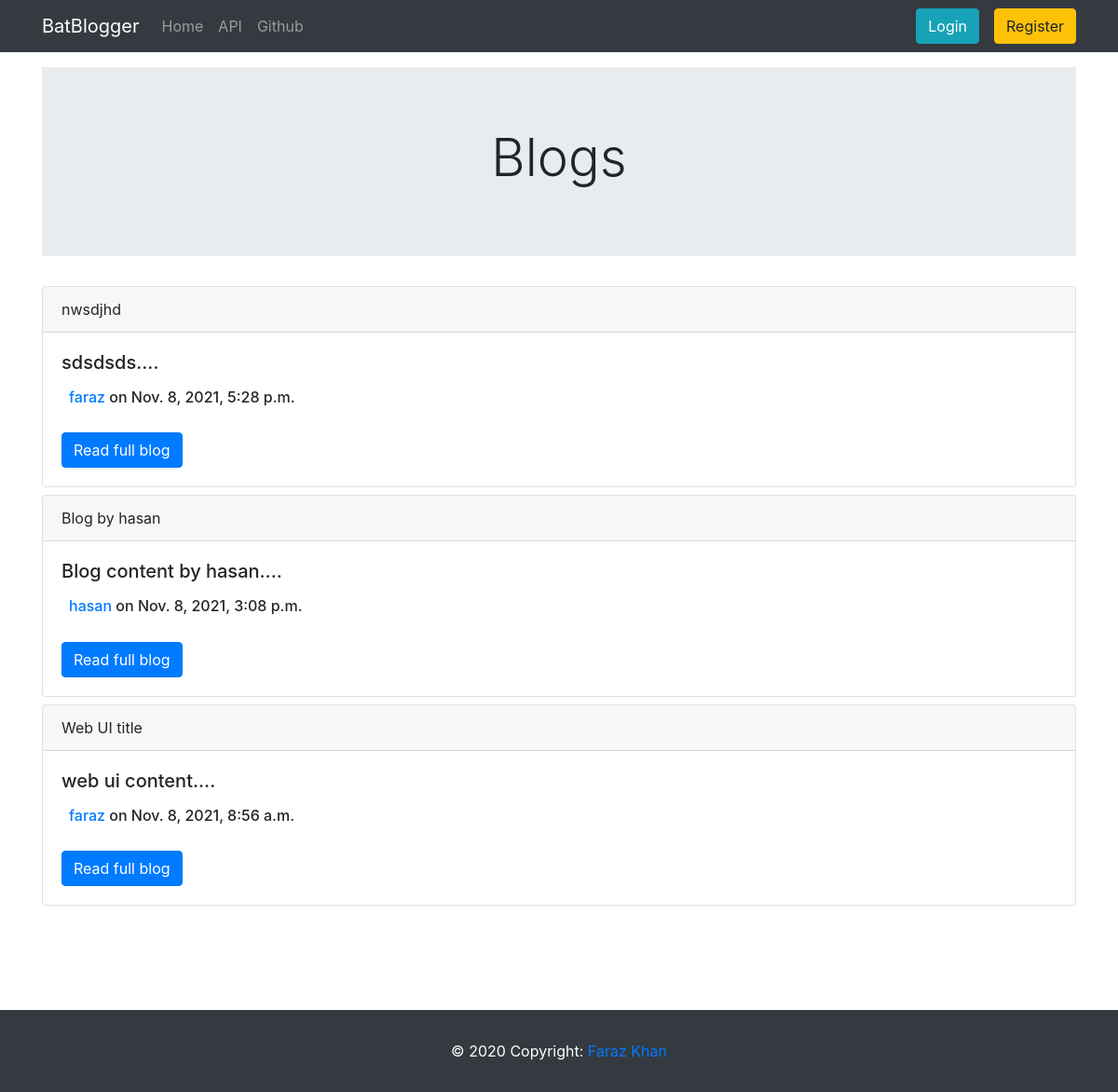
The app's page /, older data.
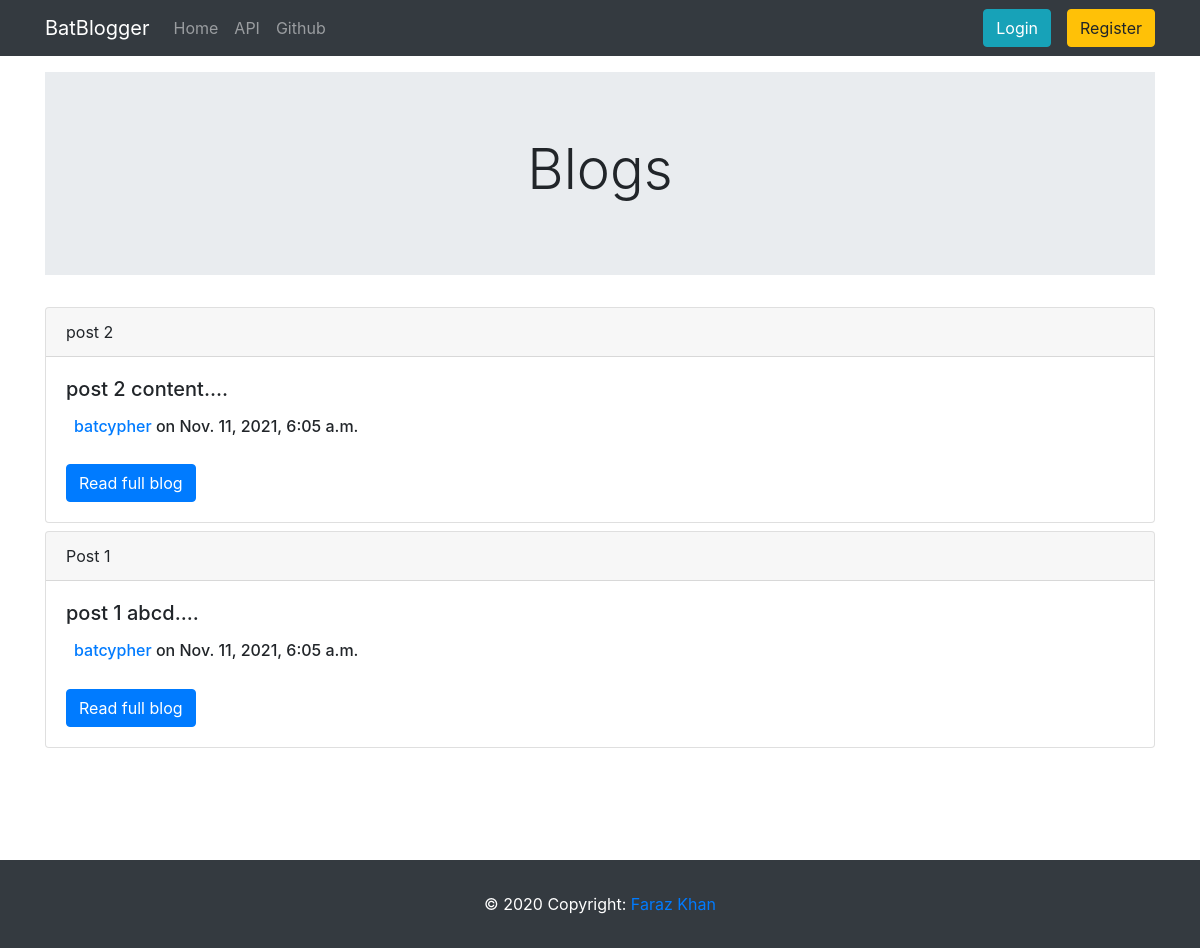
The same page, newer data.
### blog/models.py (models this page shows, shortened)
class Blog(models.Model):
    title = models.CharField(max_length=100, blank=True, default='')
    content = models.CharField(max_length=200, blank=True, default='')
    author = models.ForeignKey(User,related_name='blogs',on_delete=models.CASCADE)
    created_on = models.DateTimeField(default=timezone.now)

### webui/views.py (the view)
# urls.py: path('',BlogView.as_view(),name='home'),
class BlogView(ListView):
    model = Blog
    template_name = "home.html"
    ordering = ['-created_on']

### templates/home.html (shortened to what this page needs)
{% extends 'base.html' %}
{% load static %}
{% block content %}
<div style="margin-bottom:200px;" class="container">
<div class="mt-3 jumbotron jumbotron-fluid">
    <div class="container text-center">
      <h1 class="display-4">Blogs</h1>
    </div>
</div>
{% for blog in object_list %}
    <div class="card my-2">
        <div class="card-header">
          {{blog.title}}
        </div>
        <div class="card-body">
          <h5 class="card-text">{{blog.content}}....</h5>
          <div class="row mx-1 my-3">
            <h6 class="card-title ml-1"><a href="{% url 'profile' blog.author %}">{{blog.author}}</a> on {{blog.created_on}}</h6>
          </div>
          <a href="{% url 'ui-blog-detail' blog.id %}" class="btn btn-primary">Read full blog</a>
        </div>
    </div>
    {% endfor %}
{% endblock content %}

Row changes from the older to the newer data that the page shows:
removed Blog: title "nwsdjhd", content "sdsdsds", author "faraz", created_on "Nov. 8, 2021, 5:28 p.m."
removed Blog: title "Blog by hasan", content "Blog content by hasan", author "hasan", created_on "Nov. 8, 2021, 3:08 p.m."
removed Blog: title "Web UI title", content "web ui content", author "faraz", created_on "Nov. 8, 2021, 8:56 a.m."
added Blog: title "post 2", content "post 2 content", author "batcypher", created_on "Nov. 11, 2021, 6:05 a.m."
added Blog: title "Post 1", content "post 1 abcd", author "batcypher", created_on "Nov. 11, 2021, 6:05 a.m."
